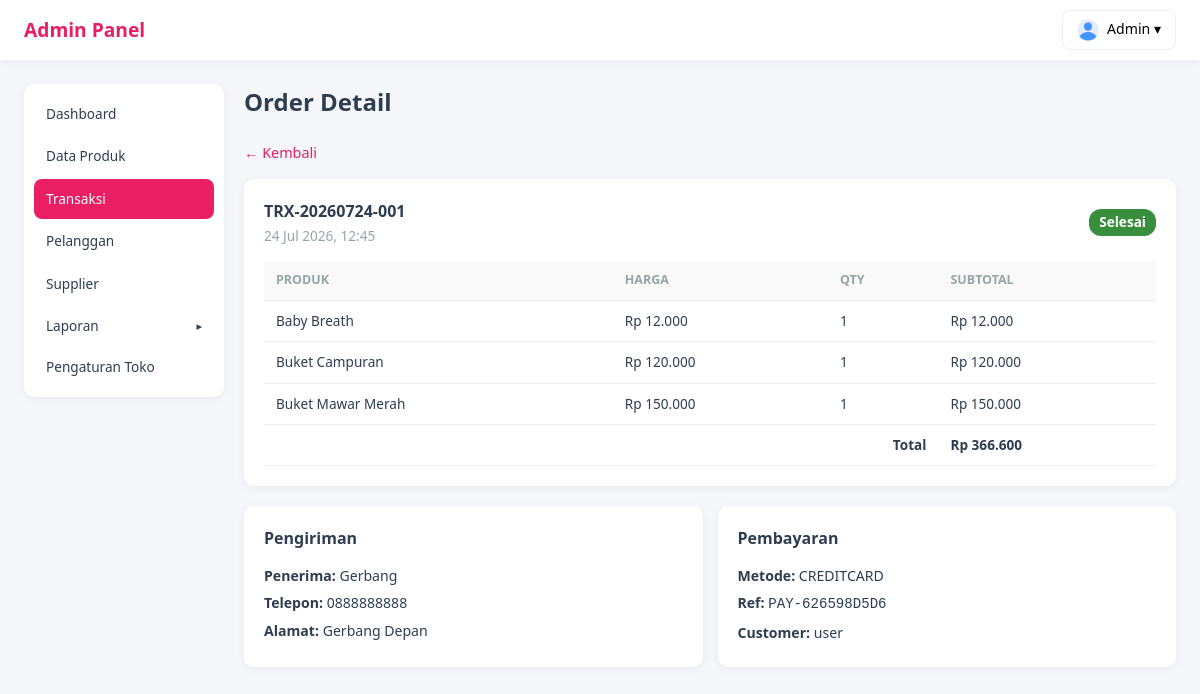
The app's page /be/admin/index.php?page=order-detail&id=16 with its own data.
### tables this page shows
CREATE TABLE `transaksi` (
  `id` int(11) NOT NULL AUTO_INCREMENT,
  `no_transaksi` varchar(30) NOT NULL,
  `tanggal` timestamp NULL DEFAULT current_timestamp(),
  `pelanggan_id` int(11) DEFAULT NULL,
  `user_id` int(11) NOT NULL,
  `subtotal` decimal(12,2) NOT NULL DEFAULT 0.00,
  `pajak_persen` decimal(5,2) NOT NULL DEFAULT 0.00,
  `pajak_nominal` decimal(12,2) NOT NULL DEFAULT 0.00,
  `diskon` decimal(12,2) NOT NULL DEFAULT 0.00,
  `total` decimal(12,2) NOT NULL DEFAULT 0.00,
  `metode_bayar` enum('cash','qris','transfer','creditcard') NOT NULL DEFAULT 'cash',
  `jumlah_bayar` decimal(12,2) NOT NULL DEFAULT 0.00,
  `kembalian` decimal(12,2) NOT NULL DEFAULT 0.00,
  `catatan` text DEFAULT NULL,
  `status` enum('pending','paid','packing','shipping','delivered','done','batal') NOT NULL DEFAULT 'pending',
  `nama_penerima` varchar(100) DEFAULT NULL,
  `telp_penerima` varchar(20) DEFAULT NULL,
  `alamat_pengiriman` text DEFAULT NULL,
  `payment_ref` varchar(100) DEFAULT NULL,
  `created_at` timestamp NULL DEFAULT current_timestamp(),
  `updated_at` timestamp NULL DEFAULT current_timestamp() ON UPDATE current_timestamp(),
  PRIMARY KEY (`id`),
  UNIQUE KEY `no_transaksi` (`no_transaksi`),
  KEY `pelanggan_id` (`pelanggan_id`),
  KEY `user_id` (`user_id`),
  CONSTRAINT `transaksi_ibfk_1` FOREIGN KEY (`pelanggan_id`) REFERENCES `pelanggan` (`id`),
  CONSTRAINT `transaksi_ibfk_2` FOREIGN KEY (`user_id`) REFERENCES `users` (`id`)
);

CREATE TABLE `detail_transaksi` (
  `id` int(11) NOT NULL AUTO_INCREMENT,
  `transaksi_id` int(11) NOT NULL,
  `produk_id` int(11) NOT NULL,
  `nama_produk` varchar(100) NOT NULL,
  `harga_jual` decimal(12,2) NOT NULL,
  `qty` int(11) NOT NULL,
  `diskon_item` decimal(12,2) NOT NULL DEFAULT 0.00,
  `subtotal` decimal(12,2) NOT NULL,
  PRIMARY KEY (`id`),
  KEY `transaksi_id` (`transaksi_id`),
  KEY `produk_id` (`produk_id`),
  CONSTRAINT `detail_transaksi_ibfk_1` FOREIGN KEY (`transaksi_id`) REFERENCES `transaksi` (`id`) ON DELETE CASCADE,
  CONSTRAINT `detail_transaksi_ibfk_2` FOREIGN KEY (`produk_id`) REFERENCES `produk` (`id`)
);

CREATE TABLE `users` (
  `id` int(11) NOT NULL AUTO_INCREMENT,
  `username` varchar(50) NOT NULL,
  `password` varchar(255) NOT NULL,
  `nama_lengkap` varchar(100) NOT NULL,
  `foto_profil` varchar(255) DEFAULT NULL,
  `role` enum('admin','kasir') NOT NULL DEFAULT 'kasir',
  `no_telp` varchar(20) DEFAULT NULL,
  `alamat` text DEFAULT NULL,
  `nama_penerima_default` varchar(100) DEFAULT NULL,
  `is_active` tinyint(1) NOT NULL DEFAULT 1,
  `created_at` timestamp NULL DEFAULT current_timestamp(),
  `updated_at` timestamp NULL DEFAULT current_timestamp() ON UPDATE current_timestamp(),
  PRIMARY KEY (`id`),
  UNIQUE KEY `username` (`username`)
);

### html/be/admin/pages/order-detail.php (the view, shortened to what this page needs)
<?php
$id = (int)($_GET['id'] ?? 0);
$stmt = $db->prepare("SELECT t.*, u.nama_lengkap as customer_name FROM transaksi t LEFT JOIN users u ON t.user_id = u.id WHERE t.id = :id");
$stmt->execute([':id' => $id]);
$order = $stmt->fetch();
$itemStmt = $db->prepare("SELECT * FROM detail_transaksi WHERE transaksi_id = :id");
$itemStmt->execute([':id' => $id]);
$items = $itemStmt->fetchAll();
$statusMap = [
    'pending' => ['label' => 'Menunggu Pembayaran', 'color' => '#9e9e9e'],
    'paid' => ['label' => 'Dibayar', 'color' => '#2196f3'],
    'packing' => ['label' => 'Di Proses', 'color' => '#ff9800'],
    'shipping' => ['label' => 'Dikirim', 'color' => '#9c27b0'],
    'delivered' => ['label' => 'Sampai', 'color' => '#4caf50'],
    'done' => ['label' => 'Selesai', 'color' => '#388e3c'],
    'batal' => ['label' => 'Dibatalkan', 'color' => '#f44336'],
];
$st = $statusMap[$order['status']] ?? $statusMap['pending'];
?>
<h1 class="page-title">Order Detail</h1>
<a href="?page=transaksi" style="display:inline-block;margin-bottom:15px;color:var(--primary);text-decoration:none;font-size:0.9rem;">← Kembali</a>
<div class="card">
    <div style="display:flex;justify-content:space-between;align-items:center;flex-wrap:wrap;gap:10px;margin-bottom:15px;">
        <div>
            <h3 style="margin:0;"><?php echo $order['no_transaksi']; ?></h3>
            <p style="color:var(--gray);font-size:0.85rem;margin-top:3px;"><?php echo date('d M Y, H:i', strtotime($order['tanggal'])); ?></p>
        </div>
        <span class="badge" style="background:<?php echo $st['color']; ?>;color:white;font-size:0.85rem;"><?php echo $st['label']; ?></span>
    </div>
    <table class="table">
        <thead><tr><th>Produk</th><th>Harga</th><th>Qty</th><th>Subtotal</th></tr></thead>
        <tbody>
            <?php foreach ($items as $item): ?>
            <tr>
                <td><?php echo htmlspecialchars($item['nama_produk']); ?></td>
                <td>Rp <?php echo number_format($item['harga_jual'], 0, ',', '.'); ?></td>
                <td><?php echo $item['qty']; ?></td>
                <td>Rp <?php echo number_format($item['subtotal'], 0, ',', '.'); ?></td>
            </tr>
            <?php endforeach; ?>
            <tr><td colspan="3" style="text-align:right;"><strong>Total</strong></td><td><strong>Rp <?php echo number_format($order['total'], 0, ',', '.'); ?></strong></td></tr>
        </tbody>
    </table>
</div>
<div style="display:grid;grid-template-columns:1fr 1fr;gap:15px;">
    <div class="card">
        <h3>Pengiriman</h3>
        <p style="font-size:0.88rem;margin-bottom:6px;"><strong>Penerima:</strong> <?php echo htmlspecialchars($order['nama_penerima'] ?? '-'); ?></p>
        <p style="font-size:0.88rem;margin-bottom:6px;"><strong>Telepon:</strong> <?php echo htmlspecialchars($order['telp_penerima'] ?? '-'); ?></p>
        <p style="font-size:0.88rem;margin-bottom:6px;"><strong>Alamat:</strong> <?php echo htmlspecialchars($order['alamat_pengiriman'] ?? '-'); ?></p>
    </div>
    <div class="card">
        <h3>Pembayaran</h3>
        <p style="font-size:0.88rem;margin-bottom:6px;"><strong>Metode:</strong> <?php echo strtoupper($order['metode_bayar']); ?></p>
        <p style="font-size:0.88rem;margin-bottom:6px;"><strong>Ref:</strong> <code><?php echo $order['payment_ref'] ?? '-'; ?></code></p>
        <p style="font-size:0.88rem;"><strong>Customer:</strong> <?php echo htmlspecialchars($order['customer_name'] ?? '-'); ?></p>
    </div>
</div>

### html/be/admin/css/admin.css (style rules this page uses)
* { margin: 0; padding: 0; box-sizing: border-box; }
:root { --primary: #e91e63; --primary-dark: #c2185b; --primary-light: #fce4ec; --secondary: #4caf50; --warning: #ff9800; --danger: #f44336; --dark: #2c3e50; --gray: #95a5a6; --gray-light: #ecf0f1; --white: #ffffff; --radius: 10px; --shadow: 0 2px 10px rgba(0, 0, 0, 0.06); }
body { font-family: 'Segoe UI', Tahoma, Geneva, Verdana, sans-serif; background: #f5f7fa; color: var(--dark); line-height: 1.5; }
.page-title { font-size: 1.5rem; font-weight: 700; margin-bottom: 20px; }
.card { background: var(--white); border-radius: var(--radius); padding: 20px; box-shadow: var(--shadow); margin-bottom: 20px; }
.card h3 { font-size: 1rem; margin-bottom: 15px; color: var(--dark); }
.table { width: 100%; border-collapse: collapse; font-size: 0.85rem; }
.table th, .table td { padding: 10px 12px; text-align: left; border-bottom: 1px solid var(--gray-light); }
.table th { background: #f9f9f9; font-weight: 600; font-size: 0.78rem; text-transform: uppercase; color: var(--gray); }
.badge { padding: 3px 10px; border-radius: 12px; font-size: 0.78rem; font-weight: 600; }

### records on screen
transaksi: no_transaksi "TRX-20260724-001", tanggal "24 Jul 2026, 12:45", status "Selesai", total "366.600", nama_penerima "Gerbang", telp_penerima "0888888888", alamat_pengiriman "Gerbang Depan", metode_bayar "CREDITCARD", payment_ref "PAY-626598D5D6", user.nama_lengkap "user"
detail_transaksi: nama_produk "Baby Breath", harga_jual "12.000", qty "1", subtotal "12.000"
detail_transaksi: nama_produk "Buket Campuran", harga_jual "120.000", qty "1", subtotal "120.000"
detail_transaksi: nama_produk "Buket Mawar Merah", harga_jual "150.000", qty "1", subtotal "150.000"

### other values on screen
$_SESSION['user']['username'] "Admin"
